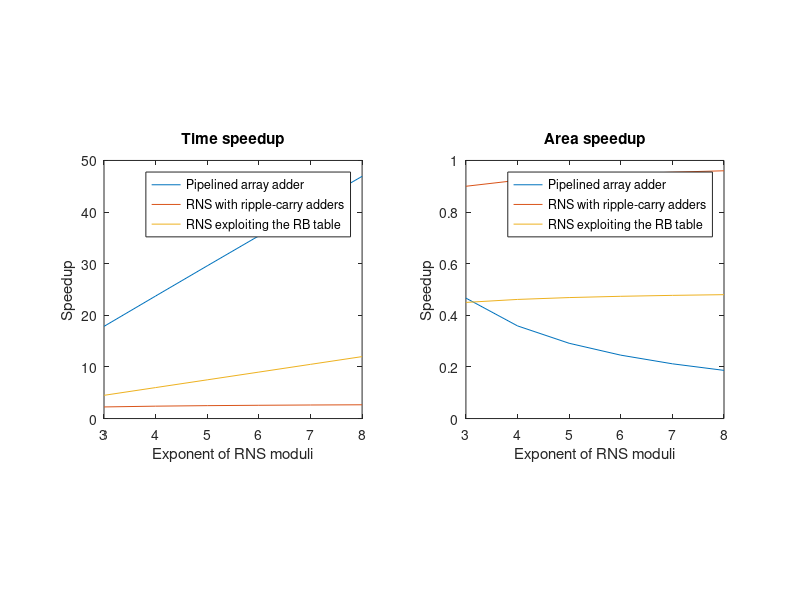
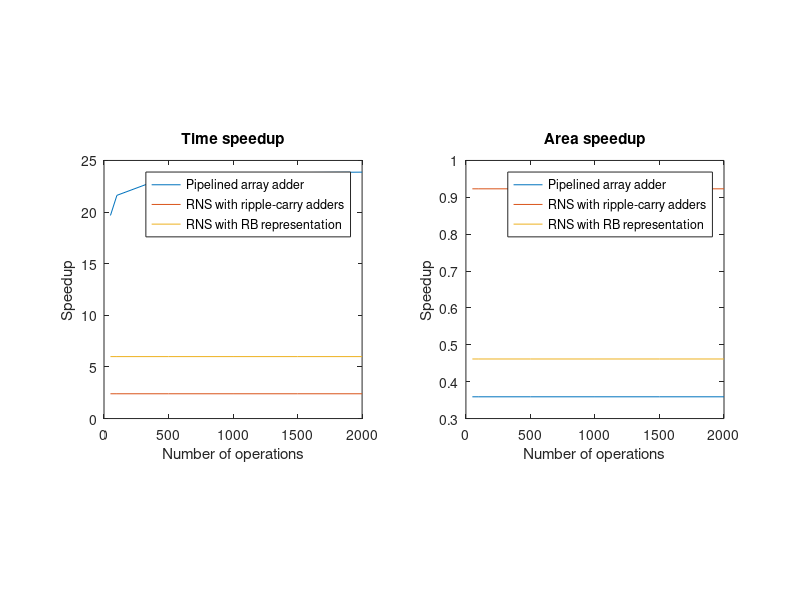

The MATLAB script that drew these images, in order:
clear all
close all
clc

T_ha = 2;  % time of HA = 2 * T_gate
A_ha = 3;  % area of HA = 3 * A_gate
T_fa = 4;  % time of FA = 4 * T_gate
A_fa = 7;  % area of FA = 7 * A_gate

%% Speedups varying the exponent of RNS moduli

exps = [3, 4, 5, 6, 7, 8];
k = 1000;  % Number of operations

T_speedups = zeros(3, length(exps));
A_speedups = zeros(3, length(exps));

for i=1:length(exps)
    n = exps(i);
 
    M = (2 .^ n - 1) * (2 .^ n) * (2 .^ n + 1);

    % Standard addition using a ripple-carry adder
    nbits = floor(log2(M - 1)) + 1;

    T_rca = k * nbits * T_fa;
    A_rca = nbits * A_fa;

    % Pipelined addition using an array adder
    T_array = (nbits + k - 1) * T_ha;
    A_array = nbits * (nbits + 1) / 2 * A_ha;

    T_speedups(1, i) = T_rca / T_array;
    A_speedups(1, i) = A_rca / A_array;

    % Addition in RNS using ripple-carry adders
    nbits = [n, n, n + 1];

    T_rns = k * max(nbits) * T_fa;
    A_rns = sum(nbits) * A_fa;

    T_speedups(2, i) = T_rca / T_rns;
    A_speedups(2, i) = A_rca / A_rns;

    % Addition in RNS using the RB representation
    T_rns_rb = k * 2 * T_fa;
    A_rns_rb = sum(nbits) * 2 * A_fa;

    T_speedups(3, i) = T_rca / T_rns_rb;
    A_speedups(3, i) = A_rca / A_rns_rb;
end

% Showing results
figure
subplot(1, 2, 1)
plot(exps, T_speedups)
axis square

title 'Time speedup'
xlabel 'Exponent of RNS moduli'
ylabel 'Speedup'
legend('Pipelined array adder', 'RNS with ripple-carry adders', 'RNS exploiting the RB table')

subplot(1, 2, 2)
plot(exps, A_speedups)
axis square

title 'Area speedup'
xlabel 'Exponent of RNS moduli'
ylabel 'Speedup'
legend('Pipelined array adder', 'RNS with ripple-carry adders', 'RNS exploiting the RB table')

%% Speedups varying the number of operations

n = 4;  % Exponent of RNS moduli
nops = [50, 100, 500, 1000, 1500, 2000];

T_speedups = zeros(3, length(nops));
A_speedups = zeros(3, length(nops));

M = (2 .^ n - 1) * (2 .^ n) * (2 .^ n + 1);

for i=1:length(nops)
    k = nops(i);

    % Standard addition using a ripple-carry adder
    nbits = floor(log2(M - 1)) + 1;

    T_rca = k * nbits * T_fa;
    A_rca = nbits * A_fa;

    % Pipelined addition using an array adder
    T_array = (nbits + k - 1) * T_ha;
    A_array = nbits * (nbits + 1) / 2 * A_ha;

    T_speedups(1, i) = T_rca / T_array;
    A_speedups(1, i) = A_rca / A_array;

    % Addition in RNS using ripple-carry adders
    nbits = [n, n, n + 1];

    T_rns = k * max(nbits) * T_fa;
    A_rns = sum(nbits) * A_fa;

    T_speedups(2, i) = T_rca / T_rns;
    A_speedups(2, i) = A_rca / A_rns;

    % Addition in RNS using the RB representation
    T_rns_rb = k * 2 * T_fa;
    A_rns_rb = sum(nbits) * 2 * A_fa;

    T_speedups(3, i) = T_rca / T_rns_rb;
    A_speedups(3, i) = A_rca / A_rns_rb;
end

% Showing results
figure
subplot(1, 2, 1)
plot(nops, T_speedups)
axis square

title 'Time speedup'
xlabel 'Number of operations'
ylabel 'Speedup'
legend('Pipelined array adder', 'RNS with ripple-carry adders', 'RNS with RB representation')

subplot(1, 2, 2)
plot(nops, A_speedups)
axis square

title 'Area speedup'
xlabel 'Number of operations'
ylabel 'Speedup'
legend('Pipelined array adder', 'RNS with ripple-carry adders', 'RNS with RB representation')
